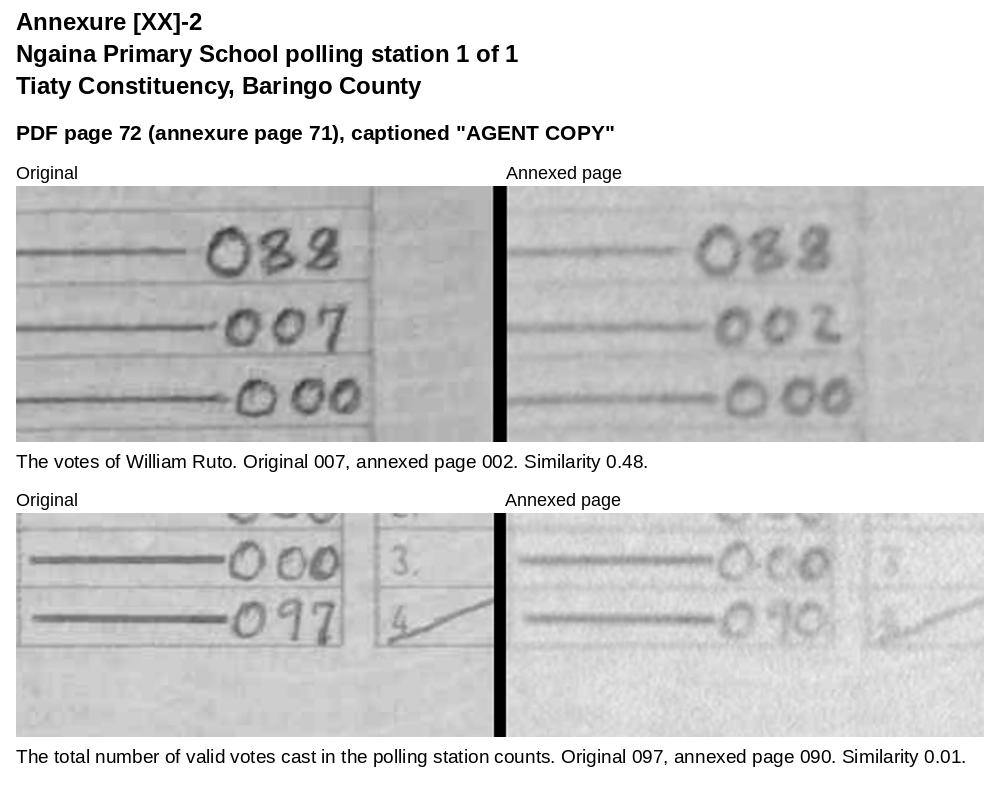
#> input picture affidavit/annexures/C01.png, 1000 x 794 px
$ python -i register.py   (imports and definitions only)   (older library calls are emulated)
#> lines starting #> are read from the running program, lines starting #| are printed output that depends on the picture; after the words box and inside, x2 and y2 are one past the last pixel; in counts of white or black regions, pixels touching at a corner belong together
#> further down, picture is the input picture: shape (794, 1000, 3); min 0, max 255, mean 210.2
"""Geometric registration of a submitted page onto its reference (original) page.

Two stages:
1. SIFT keypoints + RANSAC homography on downscaled copies. This handles scale, rotation
   (including 90/180 degree page rotations), cropping and phone-camera perspective.
2. Block matching on edge maps, filtered and smoothed, to absorb residual paper curl and lens
   distortion. Blocks are several times the size of a digit and the field is smooth, so the
   correction cannot "explain away" an edited digit, which is a local change.
"""
from __future__ import annotations

from dataclasses import dataclass

import cv2
import numpy as np

MATCH_SIDE = 1200  # long side used for keypoint matching
RATIO = 0.75  # Lowe's ratio test
DARK = 0.5  # background (desk, scanner lid) is darker than this fraction of the paper's brightness


@dataclass
class Features:
    pts: np.ndarray  # keypoint coordinates in full working-resolution pixels
    desc: np.ndarray | None


@dataclass
class PageMatch:
    sub_index: int
    ref_index: int | None
    inliers: int
    H: np.ndarray | None  # maps submission pixels -> reference pixels


# [40 lines left out: functions features, homography, match_pages, not called in this run]


def paper_mask(img: np.ndarray, margin: float = 0.01) -> np.ndarray:
    """The sheet of paper in a photograph: everything but large dark areas reaching the image edge.

    Outside the sheet (desk, shadow, the curled edge of a printout) nothing on the form can be
    compared. Print, handwriting and table ruling are thin, so an opening removes them from the
    dark mask before background is looked for; a flat scan is all paper. The mask keeps ``margin``
    of the long side from the image edge and twice that from the background.
    """
#> called with margin = 0.01
    s = 600 / max(img.shape)
#> s = 0.6
    small = cv2.GaussianBlur(cv2.resize(img, None, fx=s, fy=s, interpolation=cv2.INTER_AREA), (0, 0), 2)
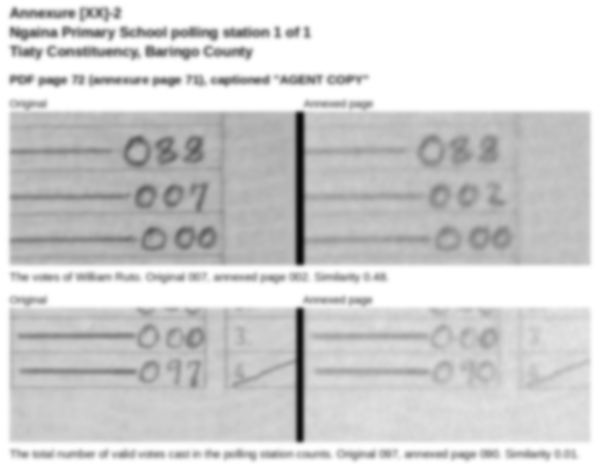
#> small: shape (476, 600, 3); min 9, max 255, mean 210.2
    # Much darker than the paper: lighting across a photographed sheet varies too much for a
    # threshold between paper and background to stay off the dimly lit side of the paper.
    dark = np.where(small < DARK * np.percentile(small, 90), 255, 0).astype(np.uint8)
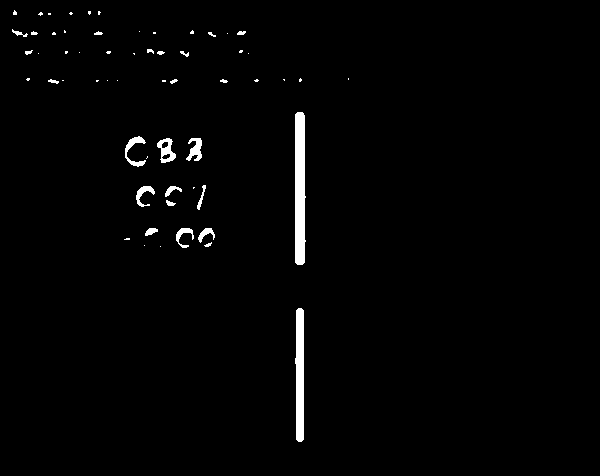
#> dark: shape (476, 600, 3); 1.6% white; 59 white regions (34 under 20 px), largest, box (x1, y1, x2, y2) and area: (295, 112, 306, 265) 1521, (295, 308, 304, 442) 1066, (157, 138, 176, 163) 249
    dark = cv2.morphologyEx(dark, cv2.MORPH_OPEN, np.ones((15, 15), np.uint8))  # what survives is solid, not ink
#> dark: shape (476, 600, 3); every value is 0
#> (the run stopped early here; a loop or call above may not have finished)

$ run again, on affidavit/annexures/C03.png
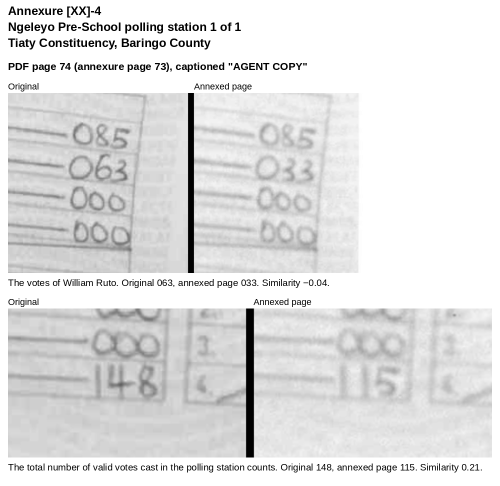
#> input picture affidavit/annexures/C03.png, 1000 x 972 px (shown at 1/2 size)
#> picture is the input picture: shape (972, 1000, 3); min 0, max 255, mean 224.5
#> in paper_mask, `small = cv2.GaussianBlur(cv2.resize(img, None, fx=s, fy=s, interpolati..`:
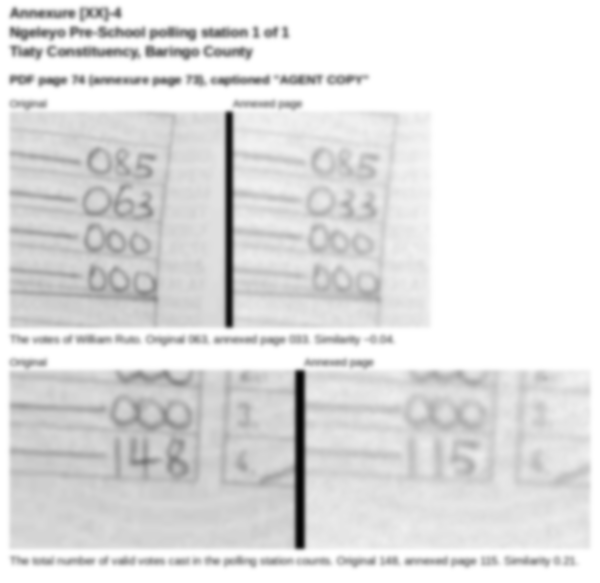
#> small: shape (583, 600, 3); min 5, max 255, mean 224.5
#> in paper_mask, `dark = np.where(small < DARK * np.percentile(small, 90), 255, 0).astyp..`:
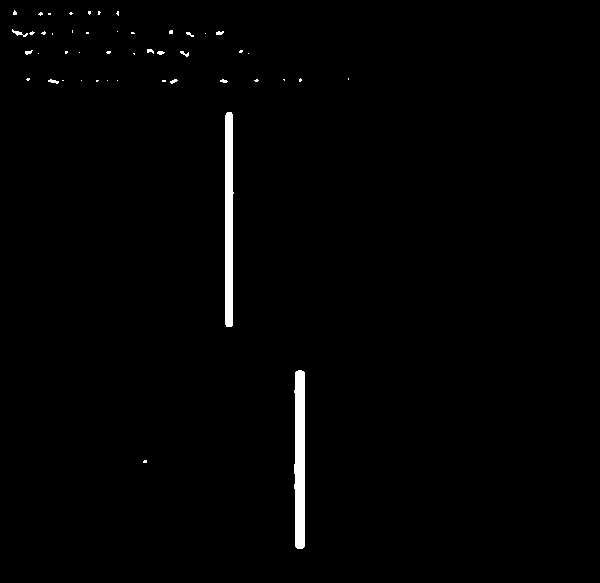
#> dark: shape (583, 600, 3); 1.1% white; 47 white regions (35 under 20 px), largest, box (x1, y1, x2, y2) and area: (294, 370, 305, 549) 1794, (225, 112, 234, 327) 1713, (12, 29, 28, 37) 46

$ run again, on affidavit/annexures/C04.png
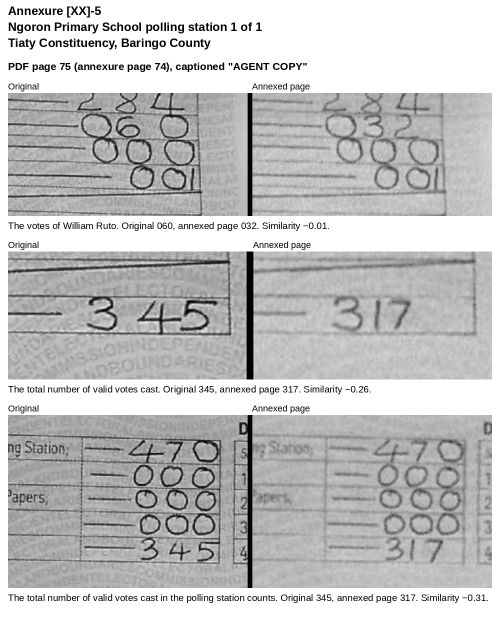
#> input picture affidavit/annexures/C04.png, 1000 x 1233 px (shown at 1/2 size)
#> picture is the input picture: shape (1233, 1000, 3); min 0, max 255, mean 192.7
#> in paper_mask, `small = cv2.GaussianBlur(cv2.resize(img, None, fx=s, fy=s, interpolati..`:
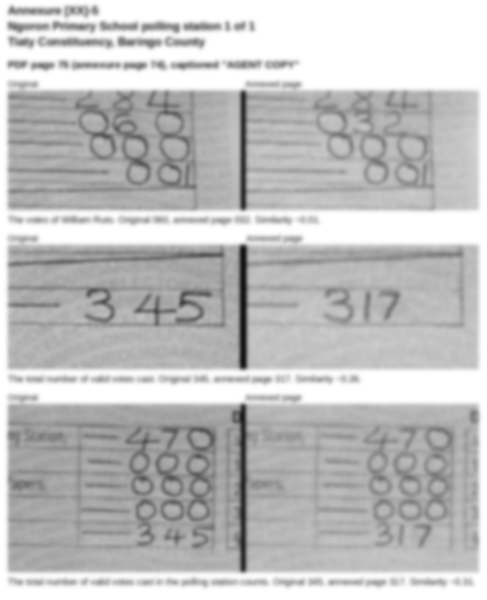
#> small: shape (600, 487, 3); min 18, max 255, mean 192.8
#> in paper_mask, `dark = np.where(small < DARK * np.percentile(small, 90), 255, 0).astyp..`:
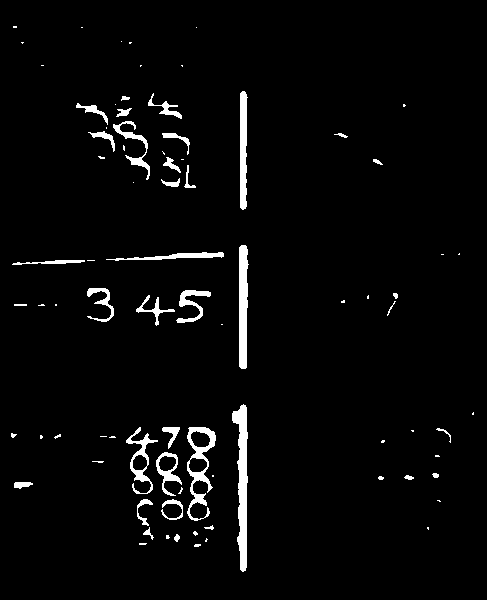
#> dark: shape (600, 487, 3); 3.2% white; 81 white regions (45 under 20 px), largest, box (x1, y1, x2, y2) and area: (232, 404, 248, 572) 1443, (239, 245, 249, 369) 1022, (187, 427, 216, 521) 930
